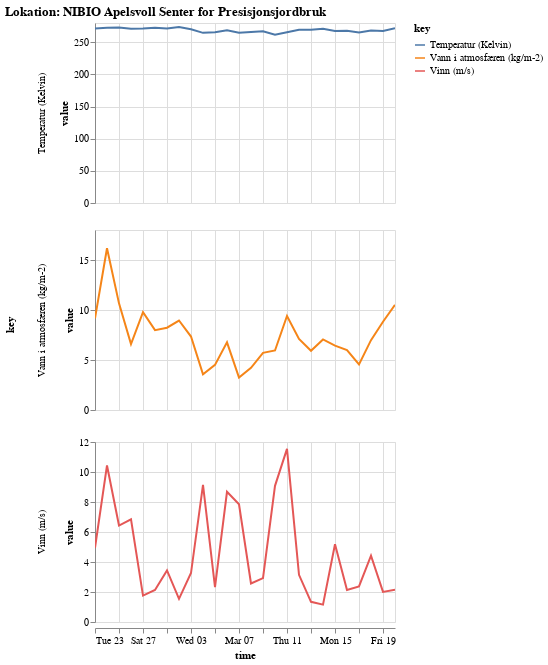

Here is the notebook cell this chart was saved with:
### Markdown cell above
<a name="Trin_8"></a>

##Trin 8 - Vis data i graf

### Code cell
import altair as alt

alt.Chart(source.dropna()).mark_line().transform_fold(list(source.columns.drop('time'))).encode(
    x='time:T',
    y='value:Q',
    color='key:N',
    tooltip=['value:Q','key:N']
).properties(
    width=300,
    height=180
).facet(
    row='key:N',
).resolve_scale(y='independent').interactive().properties(title="Lokation: NIBIO Apelsvoll Senter for Presisjonsjordbruk") #.save('tidsserier.html')

### Figure 1 — Vega-Lite specification as saved in the notebook (floating-point values rounded to 4 significant figures)
{"config": {"view": {"continuousWidth": 400, "continuousHeight": 300}}, "data": {"name": "data-0d3121404ed1d05aee411b8863b286d9"}, "facet": {"row": {"type": "nominal", "field": "key"}}, "spec": {"mark": "line", "encoding": {"color": {"type": "nominal", "field": "key"}, "tooltip": [{"type": "quantitative", "field": "value"}, {"type": "nominal", "field": "key"}], "x": {"type": "temporal", "field": "time"}, "y": {"type": "quantitative", "field": "value"}}, "height": 180, "selection": {"selector002": {"type": "interval", "bind": "scales", "encodings": ["x", "y"]}}, "transform": [{"fold": ["Vinn (m/s)", "Temperatur (Kelvin)", "Vann i atmosfæren (kg/m-2)"]}], "width": 300}, "resolve": {"scale": {"y": "independent"}}, "title": "Lokation: NIBIO Apelsvoll Senter for Presisjonsjordbruk", "$schema": "https://vega.github.io/schema/vega-lite/v4.8.1.json", "datasets": {"data-0d3121404ed1d05aee411b8863b286d9": [{"Vinn (m/s)": 4.95, "Temperatur (Kelvin)": 271.6, "Vann i atmosfæren (kg/m-2)": 9.167, "time": "2021-02-23T00:00:00"}, {"Vinn (m/s)": 10.44, "Temperatur (Kelvin)": 272.5, "Vann i atmosfæren (kg/m-2)": 16.18, "time": "2021-02-24T00:00:00"}, {"Vinn (m/s)": 6.431, "Temperatur (Kelvin)": 273.1, "Vann i atmosfæren (kg/m-2)": 10.66, "time": "2021-02-25T00:00:00"}, {"Vinn (m/s)": 6.847, "Temperatur (Kelvin)": 271.2, "Vann i atmosfæren (kg/m-2)": 6.59, "time": "2021-02-26T00:00:00"}, {"Vinn (m/s)": 1.763, "Temperatur (Kelvin)": 271.5, "Vann i atmosfæren (kg/m-2)": 9.775, "time": "2021-02-27T00:00:00"}, {"Vinn (m/s)": 2.138, "Temperatur (Kelvin)": 272.7, "Vann i atmosfæren (kg/m-2)": 7.989, "time": "2021-02-28T00:00:00"}, {"Vinn (m/s)": 3.436, "Temperatur (Kelvin)": 271.3, "Vann i atmosfæren (kg/m-2)": 8.231, "time": "2021-03-01T00:00:00"}, {"Vinn (m/s)": 1.543, "Temperatur (Kelvin)": 273.7, "Vann i atmosfæren (kg/m-2)": 8.947, "time": "2021-03-02T00:00:00"}, {"Vinn (m/s)": 3.266, "Temperatur (Kelvin)": 270.3, "Vann i atmosfæren (kg/m-2)": 7.344, "time": "2021-03-03T00:00:00"}, {"Vinn (m/s)": 9.14, "Temperatur (Kelvin)": 264.7, "Vann i atmosfæren (kg/m-2)": 3.574, "time": "2021-03-04T00:00:00"}, {"Vinn (m/s)": 2.328, "Temperatur (Kelvin)": 265.6, "Vann i atmosfæren (kg/m-2)": 4.515, "time": "2021-03-05T00:00:00"}, {"Vinn (m/s)": 8.681, "Temperatur (Kelvin)": 268.9, "Vann i atmosfæren (kg/m-2)": 6.762, "time": "2021-03-06T00:00:00"}, {"Vinn (m/s)": 7.849, "Temperatur (Kelvin)": 265.0, "Vann i atmosfæren (kg/m-2)": 3.238, "time": "2021-03-07T00:00:00"}, {"Vinn (m/s)": 2.567, "Temperatur (Kelvin)": 266.2, "Vann i atmosfæren (kg/m-2)": 4.213, "time": "2021-03-08T00:00:00"}, {"Vinn (m/s)": 2.926, "Temperatur (Kelvin)": 267.3, "Vann i atmosfæren (kg/m-2)": 5.712, "time": "2021-03-09T00:00:00"}, {"Vinn (m/s)": 9.078, "Temperatur (Kelvin)": 261.6, "Vann i atmosfæren (kg/m-2)": 5.951, "time": "2021-03-10T00:00:00"}, {"Vinn (m/s)": 11.54, "Temperatur (Kelvin)": 265.5, "Vann i atmosfæren (kg/m-2)": 9.405, "time": "2021-03-11T00:00:00"}, {"Vinn (m/s)": 3.144, "Temperatur (Kelvin)": 269.5, "Vann i atmosfæren (kg/m-2)": 7.113, "time": "2021-03-12T00:00:00"}, {"Vinn (m/s)": 1.346, "Temperatur (Kelvin)": 269.5, "Vann i atmosfæren (kg/m-2)": 5.926, "time": "2021-03-13T00:00:00"}, {"Vinn (m/s)": 1.158, "Temperatur (Kelvin)": 271.1, "Vann i atmosfæren (kg/m-2)": 7.052, "time": "2021-03-14T00:00:00"}, {"Vinn (m/s)": 5.188, "Temperatur (Kelvin)": 267.5, "Vann i atmosfæren (kg/m-2)": 6.442, "time": "2021-03-15T00:00:00"}, {"Vinn (m/s)": 2.13, "Temperatur (Kelvin)": 268.0, "Vann i atmosfæren (kg/m-2)": 5.988, "time": "2021-03-16T00:00:00"}, {"Vinn (m/s)": 2.371, "Temperatur (Kelvin)": 265.1, "Vann i atmosfæren (kg/m-2)": 4.55, "time": "2021-03-17T00:00:00"}, {"Vinn (m/s)": 4.424, "Temperatur (Kelvin)": 268.3, "Vann i atmosfæren (kg/m-2)": 6.987, "time": "2021-03-18T00:00:00"}, {"Vinn (m/s)": 2.006, "Temperatur (Kelvin)": 267.5, "Vann i atmosfæren (kg/m-2)": 8.825, "time": "2021-03-19T00:00:00"}, {"Vinn (m/s)": 2.159, "Temperatur (Kelvin)": 271.7, "Vann i atmosfæren (kg/m-2)": 10.51, "time": "2021-03-20T00:00:00"}]}}
